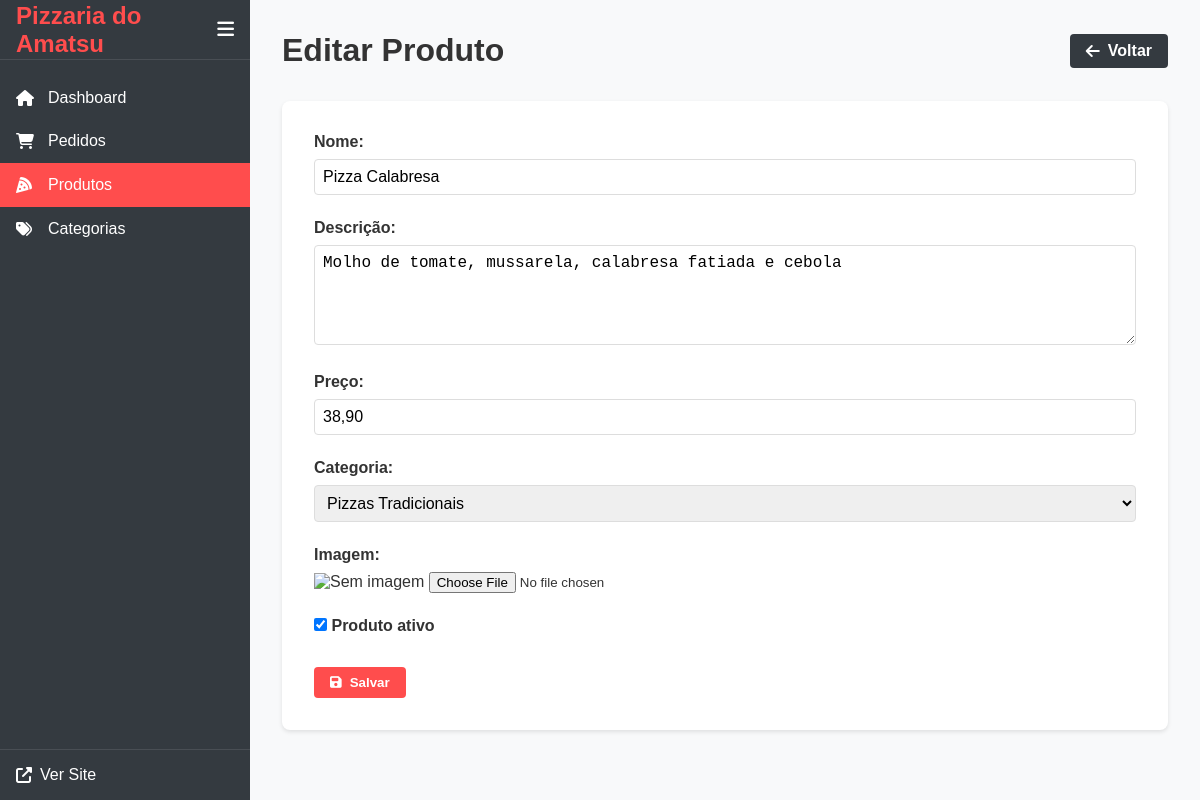
/admin/produtos/editar.php?id=2 (signed in), run on the app's committed database.
### tables this page shows
CREATE TABLE produtos (
    id INT AUTO_INCREMENT PRIMARY KEY,
    categoria_id INT,
    nome VARCHAR(100) NOT NULL,
    descricao TEXT,
    preco DECIMAL(10,2) NOT NULL,
    imagem VARCHAR(255),
    ordem INT DEFAULT 0,
    ativo BOOLEAN NOT NULL DEFAULT TRUE,
    FOREIGN KEY (categoria_id) REFERENCES categorias(id)
);

CREATE TABLE categorias (
    id INT AUTO_INCREMENT PRIMARY KEY,
    nome VARCHAR(50) NOT NULL UNIQUE,
    descricao TEXT,
    ordem INT DEFAULT 0,
    ativo BOOLEAN NOT NULL DEFAULT TRUE
);

### admin/produtos/editar.php (the view, shortened to what this page needs)
<?php
require_once '../../includes/config.php';
$produto_id = (int) $_GET['id'];
try {
    $pdo = conectarDB();
    $stmt = $pdo->prepare("SELECT * FROM produtos WHERE id = ?");
    $stmt->execute([$produto_id]);
    $produto = $stmt->fetch(PDO::FETCH_ASSOC);
    $stmt = $pdo->query("SELECT id, nome FROM categorias ORDER BY nome");
    $categorias = $stmt->fetchAll(PDO::FETCH_ASSOC);
} catch (PDOException $e) {
    $erro = "Erro ao carregar dados: " . $e->getMessage();
}
?>
<!DOCTYPE html>
<html lang="pt-BR">
<head>
    <link rel="stylesheet" href="../../assets/css/admin.css">
    <link rel="stylesheet" href="https://cdnjs.cloudflare.com/ajax/libs/font-awesome/6.5.1/css/all.min.css">
</head>
<body>
    <div class="admin-container">
        <?php include '../includes/sidebar.php'; ?>
        <main class="admin-content">
            <div class="admin-header">
                <h1>Editar Produto</h1>
                <div class="header-actions">
                    <a href="listar.php" class="btn-secondary">
                        <i class="fas fa-arrow-left"></i> Voltar
                    </a>
                </div>
            </div>
            <div class="admin-form">
                <form method="POST" enctype="multipart/form-data">
                    <div class="form-group">
                        <label for="nome">Nome:</label>
                        <input type="text" id="nome" name="nome" value="<?php echo htmlspecialchars($produto['nome']); ?>" required>
                    </div>
                    <div class="form-group">
                        <label for="descricao">Descrição:</label>
                        <textarea id="descricao" name="descricao" rows="4"><?php echo htmlspecialchars($produto['descricao']); ?></textarea>
                    </div>
                    <div class="form-group">
                        <label for="preco">Preço:</label>
                        <input type="text" id="preco" name="preco" class="campo-moeda" value="<?php echo number_format($produto['preco'], 2, ',', '.'); ?>" required>
                    </div>
                    <div class="form-group">
                        <label for="categoria_id">Categoria:</label>
                        <select id="categoria_id" name="categoria_id">
                            <?php foreach ($categorias as $categoria): ?>
                                <option value="<?php echo $categoria['id']; ?>" <?php echo $produto['categoria_id'] == $categoria['id'] ? 'selected' : ''; ?>>
                                    <?php echo htmlspecialchars($categoria['nome']); ?>
                                </option>
                            <?php endforeach; ?>
                        </select>
                    </div>
                    <div class="form-group">
                        <label for="imagem">Imagem:</label>
                        <?php if ($produto['imagem']): ?>
                            <img src="../../assets/img/<?php echo $produto['imagem']; ?>"
                                 alt="<?php echo htmlspecialchars($produto['nome']); ?>"
                                 class="produto-imagem">
                        <?php else: ?>
                            <img src="../../assets/img/no-image.png"
                                 alt="Sem imagem"
                                 class="produto-imagem">
                        <?php endif; ?>
                        <input type="file" id="imagem" name="imagem" accept="image/*" onchange="previewImagem(this, 'preview-imagem')">
                    </div>
                    <div class="form-group">
                        <label class="checkbox-label">
                            <input type="checkbox" name="ativo" <?php echo $produto['ativo'] ? 'checked' : ''; ?>>
                            Produto ativo
                        </label>
                    </div>
                    <div class="form-actions">
                        <button type="submit" class="btn-primary">
                            <i class="fas fa-save"></i> Salvar
                        </button>
                    </div>
                </form>
            </div>
        </main>
    </div>
</body>
</html>

### assets/css/admin.css (style rules this page uses)
:root { --primary-color: #ff4d4d; --secondary-color: #333; --success-color: #28a745; --warning-color: #ffc107; --danger-color: #dc3545; --info-color: #17a2b8; --light-gray: #f8f9fa; --dark-gray: #343a40; --white: #fff; --sidebar-width: 250px; --header-height: 60px; }
* { margin: 0; padding: 0; box-sizing: border-box; }
body { font-family: 'Arial', sans-serif; background-color: var(--light-gray); color: var(--secondary-color); }
.admin-container { display: flex; min-height: 100vh; }
.admin-content { flex: 1; margin-left: var(--sidebar-width); padding: 2rem; }
.admin-header { display: flex; justify-content: space-between; align-items: center; margin-bottom: 2rem; }
.header-actions { display: flex; gap: 1rem; }
.admin-form { background-color: var(--white); padding: 2rem; border-radius: 8px; box-shadow: 0 2px 4px rgba(0,0,0,0.1); }
.form-group { margin-bottom: 1.5rem; }
.form-group label { display: block; margin-bottom: 0.5rem; font-weight: 600; }
.form-group input[type="text"], .form-group input[type="email"], .form-group input[type="password"], .form-group input[type="number"], .form-group input[type="date"], .form-group select, .form-group textarea { width: 100%; padding: 0.5rem; border: 1px solid #ddd; border-radius: 4px; font-size: 1rem; }
.form-group textarea { resize: vertical; min-height: 100px; }
.checkbox-label { display: flex; align-items: center; gap: 0.5rem; cursor: pointer; }
.form-actions { margin-top: 2rem; display: flex; gap: 1rem; }
.btn-primary, .btn-secondary, .btn-danger { display: inline-flex; align-items: center; gap: 0.5rem; padding: 0.5rem 1rem; border-radius: 4px; text-decoration: none; font-weight: 600; cursor: pointer; border: none; transition: all 0.3s ease; }
.btn-primary { background-color: var(--primary-color); color: var(--white); }
.btn-secondary { background-color: var(--dark-gray); color: var(--white); }

### data on the page
produtos: nome "Pizza Calabresa", descricao "Molho de tomate, mussarela, calabresa fatiada e cebola", preco "38,90", categoria_id "Pizzas Tradicionais", ativo "☑"

### other printed values
SITE_NAME "Pizzaria do Amatsu"
